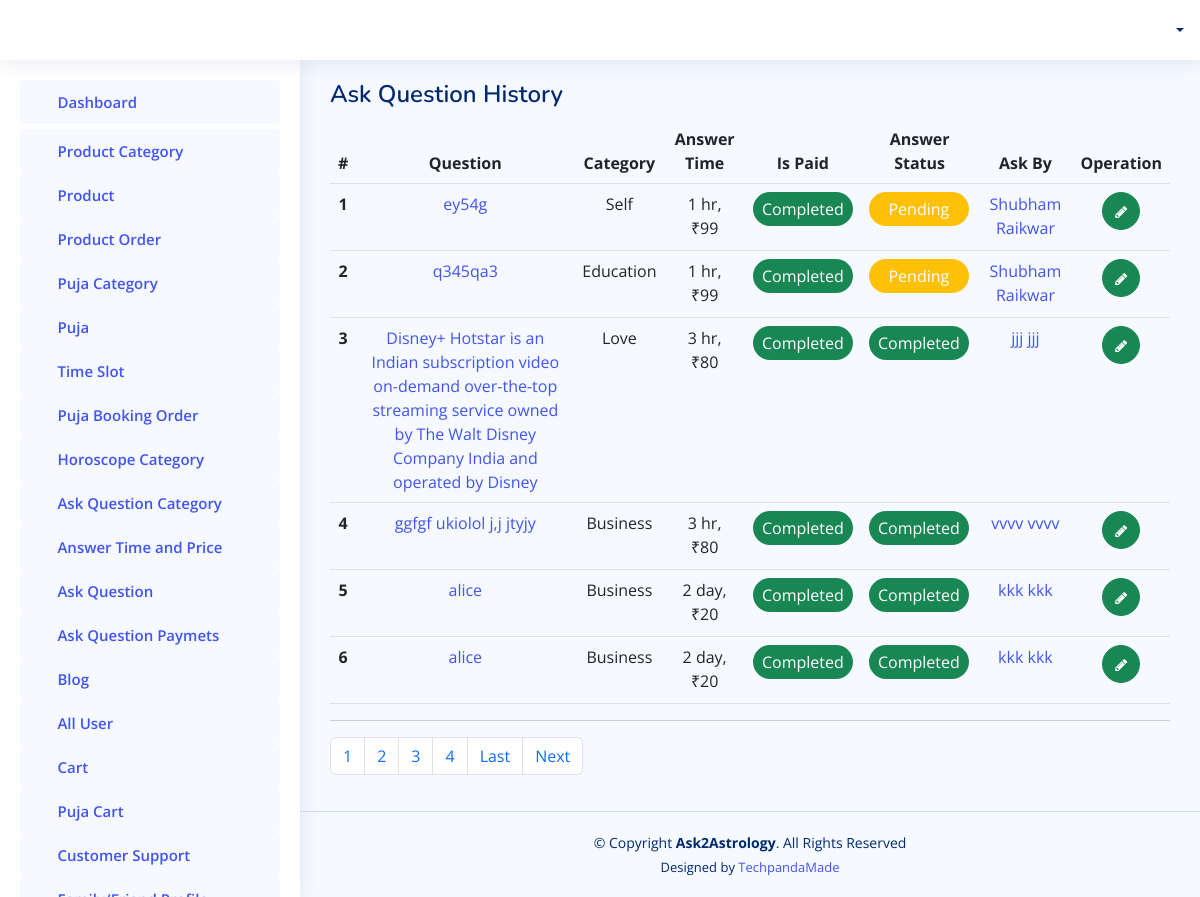
/admin-panel/getfaq/, run on the app's committed database.
### adminapp/models.py (models this page shows)
class QusAndAnswer(models.Model):
    category = models.ForeignKey(CategoryOfFAQ,on_delete=models.CASCADE)
    answertime = models.ForeignKey(AnswerFAQTime,on_delete=models.CASCADE)
    qus = models.CharField(max_length=200, null=True)
    is_paid = models.BooleanField(default=False)
    is_answered = models.BooleanField(default=False)
    userid = models.ForeignKey(User,on_delete=models.CASCADE)
    friend = models.CharField(max_length=200, null=True)
    ans = models.CharField(max_length=200, null=True)
    ask_date = models.DateTimeField(auto_now=True)

class CategoryOfFAQ(models.Model):
    catname = models.CharField(max_length=200, null=True)

class AnswerFAQTime(models.Model):
    time = models.CharField(max_length=200, null=True)
    price = models.CharField(max_length=200, null=True)

### accounts/models.py (models this page shows)
class User(AbstractUser):
    is_user = models.BooleanField(default=False)
    contactno = models.CharField(max_length=12, null=True)
    profilepicture = models.ImageField(upload_to=filepath, blank=True, null=True)
    gender = models.CharField(max_length=12, null=True)
    language = models.CharField(max_length=50, null=True)
    dateofbirth = models.CharField(max_length=20, null=True)
    marital_status = models.CharField(max_length=50, null=True)
    timeofbirth = models.CharField(max_length=20, null=True)
    placeofbirth = models.CharField(max_length=100, null=True)
    currentaddress = models.CharField(max_length=300, null=True)
    mobileno = models.CharField(max_length=300, null=True)
    countrycode = models.CharField(max_length=50, null=True)
    houseno = models.CharField(max_length=300, null=True)
    area = models.CharField(max_length=300, null=True)
    landmark = models.CharField(max_length=300, null=True)
    pincode = models.CharField(max_length=300, null=True)
    towncity = models.CharField(max_length=300, null=True)
    state = models.CharField(max_length=300, null=True)

### adminapp/views.py (the view)
# urls.py: path('getfaq/',views.GetAllQusAndAnswerOfFAQ),
def GetAllQusAndAnswerOfFAQ(request):
    faqask = QusAndAnswer.objects.all().order_by('-id')
    paginator = Paginator(faqask, 6)
    page_number = request.GET.get('page')
    all_lead = paginator.get_page(page_number)
    totalpage = all_lead.paginator.num_pages
    context = {
        'all_lead':all_lead,
        'lastpage':totalpage,
        'totalPagelist':[n+1 for n in range(totalpage)],
        'faq':faqask
    }
    return render(request, "admintemp/questionanslist.html", context)

### templates/admintemp/questionanslist.html (shortened to what this page needs)
{% extends 'admintemp/index.html' %}
{% load static %}
  {% block content %}
  <main id="main" class="main">
    <div class="pagetitle">
      <h1>Ask Question History</h1>
    </div>
    <section class="section">
      <div class="row">
        <div class="col-lg-12">
          <div class="">
            <div class="card-body" >
              <table class="table">
                <thead>
                  <tr  style="text-align:center;">
                    <th scope="col">#</th>
                    <th scope="col">Question</th>
                    <th scope="col">Category</th>
                    <th scope="col">Answer Time</th>
                    <th scope="col">Is Paid</th>
                    <th scope="col">Answer Status</th>
                    <th scope="col">Ask By</th>
                    <th scope="col">Operation</th>
                  </tr>
                </thead>
                <tbody>
                  {% for ky in all_lead %}
                  <tr style="text-align:center;">
                    <th scope="row">{{forloop.counter}}</th>
                    <td><a href="{% url 'view_qus1' id=ky.id %}">{{ ky.qus }}</a></td>
                    <td>{{ ky.category.catname }}</td>
                    <td>{{ ky.answertime.time }}, ₹{{ ky.answertime.price }}</td>
                    <td>
                      {% if ky.is_paid == True %}
                      <p style="background-color:#198754;color:#ffffff;width:100px;border-radius:20px;text-align:center;padding:5px;">Completed</p>
                      {% else %}
                         <p style="background-color:#ffc107;color:#ffffff;width:100px;border-radius:20px;text-align:center;padding:5px;">Pending</p>
                      {% endif %}
                    </td>
                    <td>
                      {% if ky.is_answered == True %}
                      <p style="background-color:#198754;color:#ffffff;width:100px;border-radius:20px;text-align:center;padding:5px;">Completed</p>
                      {% else %}
                         <p style="background-color:#ffc107;color:#ffffff;width:100px;border-radius:20px;text-align:center;padding:5px;">Pending</p>
                      {% endif %}
                    </td>
                    <td><a href="{% url 'view_profile3' id=ky.id %}">{{ ky.userid.first_name }} {{ ky.userid.last_name }}</a></td>
                    <td style="text-align: center;">
                      <a class="btn btn-success" style="border-radius:50%;" href="{% url 'update_faq' id=ky.id %}"> <i class="fa fa-pencil" style="font-size: 14px;"> </i> </a>
                    </td>
                    </tr>
                  {% endfor %}
                </tbody>
              </table>
            </div>
          </div>
            <hr>
                <nav aria-label="Page navigation example">
                    <ul class="pagination">
                    {% for n in totalPagelist %}
                      <li class="page-item">
                        <a class="page-link" href="/admin-panel/getfaq/?page={{n}}">{{n}}</a>
                    </li>
                    {% endfor %}
                    {% if all_lead.has_next %}
                    <li class="page-item">
                        <a class="page-link" href="/admin-panel/getfaq/?page={{ lastpage }}">Last</a>
                    </li>
                      <li class="page-item">
                        <a class="page-link" href="/admin-panel/getfaq/?page={{ all_lead.next_page_number }}">Next</a>
                    </li>
                    {% endif %}
                    </ul>
                  </nav>
      </div>
    </section>
  </main>
  {% endblock content %}

### static/assets2/css/style.css (style rules this page uses)
:root { scroll-behavior: smooth; }
body { font-family: "Open Sans", sans-serif; background: #f6f9ff; color: #444444; }
a { color: #4154f1; text-decoration: none; }
h1, h2, h3, h4, h5, h6 { font-family: "Nunito", sans-serif; }
#main { margin-top: 60px; padding: 20px 30px; transition: all 0.3s; }
.pagetitle { margin-bottom: 10px; }
.pagetitle h1 { font-size: 24px; margin-bottom: 0; font-weight: 600; color: #012970; }
.card-body { padding: 0 20px 20px 2 0px; }
@media (min-width: 1200px) { #main, #footer { margin-left: 300px; } }

### data on the page
QusAndAnswer: qus "ey54g", category.catname "Self", answertime.time "1 hr", answertime.price "99", is_paid "Completed", is_answered "Pending", userid.first_name "Shubham", userid.last_name "Raikwar"
QusAndAnswer: qus "q345qa3", category.catname "Education", answertime.time "1 hr", answertime.price "99", is_paid "Completed", is_answered "Pending", userid.first_name "Shubham", userid.last_name "Raikwar"
QusAndAnswer: qus "Disney+ Hotstar is an Indian subscription video on-demand over-the-top streaming service owned by The Walt Disney Company India and operated by Disney", category.catname "Love", answertime.time "3 hr", answertime.price "80", is_paid "Completed", is_answered "Completed", userid.first_name "jjj", userid.last_name "jjj"
QusAndAnswer: qus "ggfgf ukiolol j,j jtyjy", category.catname "Business", answertime.time "3 hr", answertime.price "80", is_paid "Completed", is_answered "Completed", userid.first_name "vvvv", userid.last_name "vvvv"
QusAndAnswer: qus "alice", category.catname "Business", answertime.time "2 day", answertime.price "20", is_paid "Completed", is_answered "Completed", userid.first_name "kkk", userid.last_name "kkk"
QusAndAnswer: qus "alice", category.catname "Business", answertime.time "2 day", answertime.price "20", is_paid "Completed", is_answered "Completed", userid.first_name "kkk", userid.last_name "kkk"

### other printed values
{{ n }} "1" "2" "3" "4"
